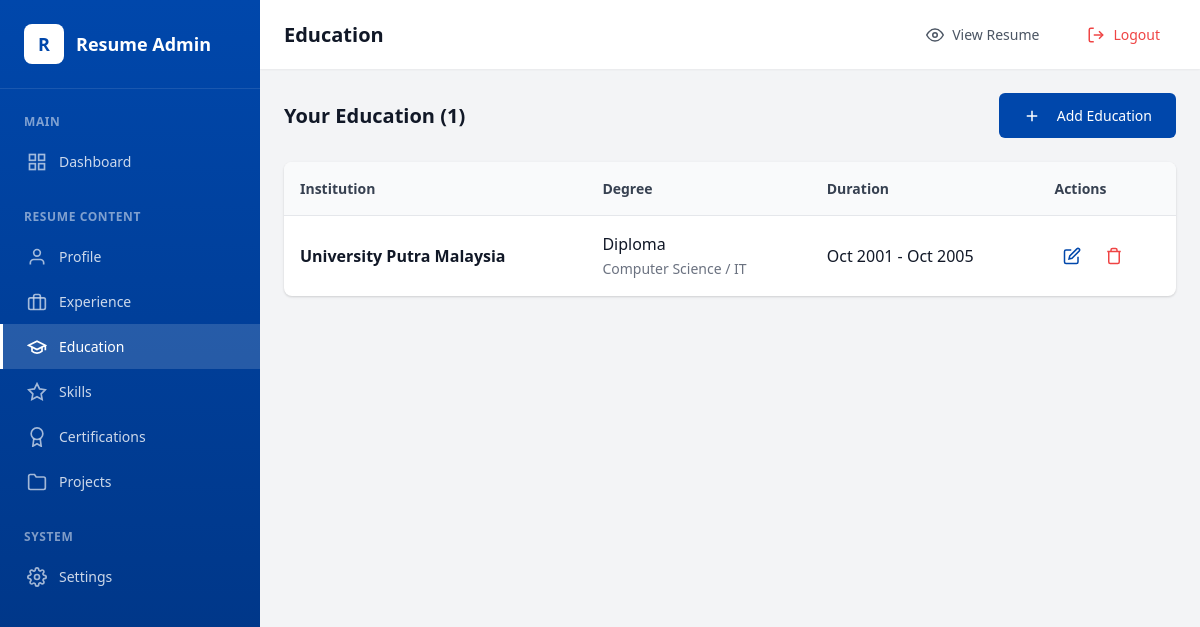
The app's page /admin/education.php (signed in) with its own data.
### tables this page shows
CREATE TABLE IF NOT EXISTS education (
    id INT AUTO_INCREMENT PRIMARY KEY,
    institution VARCHAR(255) NOT NULL,
    degree VARCHAR(255) NOT NULL,
    field_of_study VARCHAR(255),
    location VARCHAR(255),
    start_date DATE NOT NULL,
    end_date DATE,
    description TEXT,
    display_order INT DEFAULT 0,
    created_at TIMESTAMP DEFAULT CURRENT_TIMESTAMP,
    updated_at TIMESTAMP DEFAULT CURRENT_TIMESTAMP ON UPDATE CURRENT_TIMESTAMP
);

### includes/functions.php (called while the page is built, shortened)
<?php
require_once __DIR__ . '/config.php';
function getEducations() {
    $pdo = getDB();
    $stmt = $pdo->query("SELECT * FROM education ORDER BY display_order ASC, start_date DESC");
    return $stmt->fetchAll();
}
function formatDate($date, $format = 'M Y') {
    return date($format, strtotime($date));
}
function formatDateRange($startDate, $endDate, $isCurrent = false) {
    $start = formatDate($startDate);
    $end = formatDate($endDate);
    return $start . ' - ' . ($end ?: 'Present');
}

### includes/config.php (called while the page is built, shortened)
<?php
function e($string) {
    return htmlspecialchars($string ?? '', ENT_QUOTES, 'UTF-8');
}

### admin/education.php (the view, shortened to what this page needs)
<?php
require_once __DIR__ . '/../includes/config.php';
require_once __DIR__ . '/../includes/functions.php';
$allEducations = getEducations();
$totalItems = count($allEducations);
$itemsPerPage = 5;
$totalPages = (int)ceil($totalItems / $itemsPerPage);
$currentPage = (int)(isset($_GET['page']) ? max(1, min((int)$_GET['page'], $totalPages)) : 1);
$offset = ($currentPage - 1) * $itemsPerPage;
$educations = array_slice($allEducations, $offset, $itemsPerPage);
?>
<!DOCTYPE html>
<html lang="en">
<head>
    <link rel="stylesheet" href="<?= CSS_URL ?>/base.css">
    <link rel="stylesheet" href="<?= CSS_URL ?>/dashboard.css">
</head>
<body>
    <div class="dashboard">
        <?php include __DIR__ . '/includes/sidebar.php'; ?>
        <main class="main-content">
            <header class="topbar">
                <div class="topbar-left">
                    <h1 class="page-title">Education</h1>
                </div>
                <div class="topbar-right">
                    <a href="../resume.php" class="topbar-btn" target="_blank">
                        <svg width="18" height="18" viewBox="0 0 24 24" fill="none" stroke="currentColor" stroke-width="2">
                            <path d="M1 12s4-8 11-8 11 8 11 8-4 8-11 8-11-8-11-8z"></path>
                            <circle cx="12" cy="12" r="3"></circle>
                        </svg>
                        <span>View Resume</span>
                    </a>
                    <a href="logout.php" class="topbar-btn logout-btn">
                        <svg width="18" height="18" viewBox="0 0 24 24" fill="none" stroke="currentColor" stroke-width="2">
                            <path d="M9 21H5a2 2 0 0 1-2-2V5a2 2 0 0 1 2-2h4"></path>
                            <polyline points="16 17 21 12 16 7"></polyline>
                            <line x1="21" y1="12" x2="9" y2="12"></line>
                        </svg>
                        <span>Logout</span>
                    </a>
                </div>
            </header>
            <div class="page-content">
                <div class="content-header">
                    <h3 class="content-title" style="font-size: var(--text-xl);">Your Education (<?= $totalItems ?>)</h3>
                    <button class="btn btn-primary" onclick="openModal()">
                        <svg width="18" height="18" viewBox="0 0 24 24" fill="none" stroke="currentColor" stroke-width="2" style="margin-right: var(--space-2);">
                            <line x1="12" y1="5" x2="12" y2="19"></line>
                            <line x1="5" y1="12" x2="19" y2="12"></line>
                        </svg>
                        Add Education
                    </button>
                </div>
                <?php if (empty($allEducations)): ?>
                    <div class="card">
                        <div class="empty-state">
                            <svg viewBox="0 0 24 24" fill="none" stroke="currentColor" stroke-width="1">
                                <path d="M22 10v6M2 10l10-5 10 5-10 5z"></path>
                                <path d="M6 12v5c3 3 9 3 12 0v-5"></path>
                            </svg>
                            <p>No education entries added yet.</p>
                            <button class="btn btn-primary" onclick="openModal()" style="margin-top: var(--space-4);">Add Your First Education</button>
                        </div>
                    </div>
                <?php else: ?>
                    <div class="data-table-wrapper">
                        <table class="data-table">
                            <thead>
                                <tr>
                                    <th>Institution</th>
                                    <th>Degree</th>
                                    <th>Duration</th>
                                    <th>Actions</th>
                                </tr>
                            </thead>
                            <tbody>
                                <?php foreach ($educations as $edu): ?>
                                    <tr>
                                        <td>
                                            <strong><?= e($edu['institution']) ?></strong>
                                            <br><small style="color: var(--gray-500);"><?= e($edu['location'] ?? '') ?></small>
                                        </td>
                                        <td>
                                            <?= e($edu['degree']) ?>
                                            <?php if ($edu['field_of_study']): ?>
                                                <br><small style="color: var(--gray-500);"><?= e($edu['field_of_study']) ?></small>
                                            <?php endif; ?>
                                        </td>
                                        <td><?= formatDateRange($edu['start_date'], $edu['end_date']) ?></td>
                                        <td>
                                            <div class="table-actions">
                                                <button class="table-btn edit" title="Edit" onclick="editEducation(<?= htmlspecialchars(json_encode($edu), ENT_QUOTES, 'UTF-8') ?>)">
                                                    <svg viewBox="0 0 24 24" fill="none" stroke="currentColor" stroke-width="2"><path d="M11 4H4a2 2 0 0 0-2 2v14a2 2 0 0 0 2 2h14a2 2 0 0 0 2-2v-7"></path><path d="M18.5 2.5a2.121 2.121 0 0 1 3 3L12 15l-4 1 1-4 9.5-9.5z"></path></svg>
                                                </button>
                                                <button type="button" class="table-btn delete" title="Delete" onclick="confirmDelete(<?= $edu['id'] ?>, '<?= e($edu['institution']) ?>')">
                                                    <svg viewBox="0 0 24 24" fill="none" stroke="currentColor" stroke-width="2"><polyline points="3 6 5 6 21 6"></polyline><path d="M19 6v14a2 2 0 0 1-2 2H7a2 2 0 0 1-2-2V6m3 0V4a2 2 0 0 1 2-2h4a2 2 0 0 1 2 2v2"></path></svg>
                                                </button>
                                            </div>
                                        </td>
                                    </tr>
                                <?php endforeach; ?>
                            </tbody>
                        </table>
                    </div>
                <?php endif; ?>
            </div>
        </main>
    </div>
</body>
</html>

### assets/css/base.css (style rules this page uses)
:root { --primary: #0047AB; --primary-dark: #003380; --primary-light: #1E5DC8; --primary-hover: #0056D2; --white: #FFFFFF; --gray-50: #F9FAFB; --gray-100: #F3F4F6; --gray-200: #E5E7EB; --gray-300: #D1D5DB; --gray-400: #9CA3AF; --gray-500: #6B7280; --gray-600: #4B5563; --gray-700: #374151; --gray-800: #1F2937; --gray-900: #111827; --black: #000000; --success: #10B981; --success-light: #D1FAE5; --warning: #F59E0B; --warning-light: #FEF3C7; --danger: #EF4444; --danger-light: #FEE2E2; --info: #3B82F6; --info-light: #DBEAFE; --font-family: 'Segoe UI', Tahoma, Geneva, Verdana, sans-serif; --font-family-mono: 'Consolas', 'Monaco', monospace; --text-xs: 0.75rem; --text-sm: 0.875rem; --text-base: 1rem; --text-lg: 1.125rem; --text-xl: 1.25rem; --text-2xl: 1.5rem; --text-3xl: 1.875rem; --text-4xl: 2.25rem; --text-5xl: 3rem; --font-light: 300; --font-normal: 400; --font-medium: 500; --font-semibold: 600; --font-bold: 700; --leading-none: 1; --leading-tight: 1.25; --leading-snug: 1.375; --leading-normal: 1.5; --leading-relaxed: 1.625; --leading-loose: 2; --space-1: 0.25rem; --space-2: 0.5rem; --space-3: 0.75rem; --space-4: 1rem; --space-5: 1.25rem; --space-6: 1.5rem; --space-8: 2rem; --space-10: 2.5rem; --space-12: 3rem; --space-16: 4rem; --space-20: 5rem; --rounded-sm: 0.125rem; --rounded: 0.25rem; --rounded-md: 0.375rem; --rounded-lg: 0.5rem; --rounded-xl: 0.75rem; --rounded-2xl: 1rem; --rounded-full: 9999px; --shadow-sm: 0 1px 2px 0 rgba(0, 0, 0, 0.05); --shadow: 0 1px 3px 0 rgba(0, 0, 0, 0.1), 0 1px 2px 0 rgba(0, 0, 0, 0.06); --shadow-md: 0 4px 6px -1px rgba(0, 0, 0, 0.1), 0 2px 4px -1px rgba(0, 0, 0, 0.06); --shadow-lg: 0 10px 15px -3px rgba(0, 0, 0, 0.1), 0 4px 6px -2px rgba(0, 0, 0, 0.05); --shadow-xl: 0 20px 25px -5px rgba(0, 0, 0, 0.1), 0 10px 10px -5px rgba(0, 0, 0, 0.04); --transition-fast: 150ms ease-in-out; --transition-normal: 300ms ease-in-out; --transition-slow: 500ms ease-in-out; --z-dropdown: 1000; --z-sticky: 1020; --z-fixed: 1030; --z-modal-backdrop: 1040; --z-modal: 1050; --z-tooltip: 1060; }
*, *::before, *::after { box-sizing: border-box; margin: 0; padding: 0; }
html { font-size: 16px; scroll-behavior: smooth; -webkit-text-size-adjust: 100%; }
body { font-family: var(--font-family); font-size: var(--text-base); font-weight: var(--font-normal); line-height: var(--leading-normal); color: var(--gray-900); background-color: var(--gray-50); -webkit-font-smoothing: antialiased; -moz-osx-font-smoothing: grayscale; min-height: 100vh; }
a { color: inherit; text-decoration: none; }
img, picture, video, canvas, svg { display: block; max-width: 100%; height: auto; }
input, button, textarea, select { font: inherit; color: inherit; }
button { cursor: pointer; background: none; border: none; }
table { border-collapse: collapse; border-spacing: 0; width: 100%; }
h1, h2, h3, h4, h5, h6 { font-weight: var(--font-bold); line-height: var(--leading-tight); color: var(--gray-900); margin-bottom: var(--space-4); }
h1 { font-size: var(--text-4xl); }
h3 { font-size: var(--text-2xl); }
small { font-size: var(--text-sm); }
strong, b { font-weight: var(--font-bold); }
.btn { display: inline-flex; align-items: center; justify-content: center; gap: var(--space-2); padding: var(--space-3) var(--space-6); font-size: var(--text-sm); font-weight: var(--font-medium); border-radius: var(--rounded-md); cursor: pointer; transition: all var(--transition-fast); border: none; text-decoration: none; }
.btn-primary { background-color: var(--primary); color: var(--white); }

### records on screen
education: institution "University Putra Malaysia", degree "Diploma", field_of_study "Computer Science / IT", formatDateRange($edu['start_date'], $edu['end_date']) "Oct 2001 - Oct 2005"

### other values on screen
$totalItems "1"
